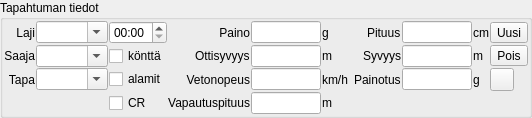
           <widget class="QGroupBox" name="groupBox_7">
            <property name="title">
             <string>Tapahtuman tiedot</string>
            </property>
            <layout class="QVBoxLayout" name="verticalLayout_8">
             <property name="spacing">
              <number>1</number>
             </property>
             <property name="margin">
              <number>1</number>
             </property>
             <item>
              <layout class="QGridLayout" name="gridLayout_2">
               <item row="0" column="0">
                <layout class="QHBoxLayout" name="horizontalLayout_12">
                 <item>
                  <widget class="QLabel" name="label_17">
                   <property name="text">
                    <string>Laji</string>
                   </property>
                   <property name="alignment">
                    <set>Qt::AlignRight|Qt::AlignTrailing|Qt::AlignVCenter</set>
                   </property>
                  </widget>
                 </item>
                 <item>
                  <widget class="QComboBox" name="species">
                   <property name="editable">
                    <bool>true</bool>
                   </property>
                  </widget>
                 </item>
                </layout>
               </item>
               <item row="0" column="1">
                <widget class="QTimeEdit" name="timeEdit">
                 <property name="displayFormat">
                  <string>hh:mm</string>
                 </property>
                </widget>
               </item>
               <item row="0" column="2">
                <layout class="QHBoxLayout" name="horizontalLayout_13">
                 <item>
                  <spacer name="horizontalSpacer_5">
                   <property name="orientation">
                    <enum>Qt::Horizontal</enum>
                   </property>
                   <property name="sizeHint" stdset="0">
                    <size>
                     <width>1</width>
                     <height>1</height>
                    </size>
                   </property>
                  </spacer>
                 </item>
                 <item>
                  <widget class="QLabel" name="label_24">
                   <property name="text">
                    <string>Paino</string>
                   </property>
                   <property name="alignment">
                    <set>Qt::AlignRight|Qt::AlignTrailing|Qt::AlignVCenter</set>
                   </property>
                  </widget>
                 </item>
                 <item>
                  <widget class="QLineEdit" name="weight">
                   <property name="maximumSize">
                    <size>
                     <width>70</width>
                     <height>16777215</height>
                    </size>
                   </property>
                   <property name="inputMask">
                    <string/>
                   </property>
                  </widget>
                 </item>
                </layout>
               </item>
               <item row="1" column="0">
                <layout class="QHBoxLayout" name="horizontalLayout_14">
                 <item>
                  <widget class="QLabel" name="label_20">
                   <property name="text">
                    <string>Saaja</string>
                   </property>
                   <property name="alignment">
                    <set>Qt::AlignRight|Qt::AlignTrailing|Qt::AlignVCenter</set>
                   </property>
                  </widget>
                 </item>
                 <item>
                  <widget class="QComboBox" name="comboBox">
                   <property name="whatsThis">
                    <string>Saaja</string>
                   </property>
                   <property name="editable">
                    <bool>true</bool>
                   </property>
                  </widget>
                 </item>
                </layout>
               </item>
               <item row="1" column="1">
                <layout class="QHBoxLayout" name="horizontalLayout_15">
                 <item>
                  <widget class="QCheckBox" name="checkBox_2">
                   <property name="text">
                    <string>könttä</string>
                   </property>
                  </widget>
                 </item>
                </layout>
               </item>
               <item row="1" column="2">
                <layout class="QHBoxLayout" name="horizontalLayout_16">
                 <item>
                  <spacer name="horizontalSpacer_6">
                   <property name="orientation">
                    <enum>Qt::Horizontal</enum>
                   </property>
                   <property name="sizeHint" stdset="0">
                    <size>
                     <width>1</width>
                     <height>1</height>
                    </size>
                   </property>
                  </spacer>
                 </item>
                 <item>
                  <widget class="QLabel" name="label_22">
                   <property name="text">
                    <string>Ottisyvyys</string>
                   </property>
                  </widget>
                 </item>
                 <item>
                  <widget class="QLineEdit" name="spotdepth">
                   <property name="maximumSize">
                    <size>
                     <width>70</width>
                     <height>16777215</height>
                    </size>
                   </property>
                  </widget>
                 </item>
                </layout>
               </item>
               <item row="2" column="2">
                <layout class="QHBoxLayout" name="horizontalLayout_6">
                 <item>
                  <spacer name="horizontalSpacer_7">
                   <property name="orientation">
                    <enum>Qt::Horizontal</enum>
                   </property>
                   <property name="sizeHint" stdset="0">
                    <size>
                     <width>1</width>
                     <height>1</height>
                    </size>
                   </property>
                  </spacer>
                 </item>
                 <item>
                  <widget class="QLabel" name="label_9">
                   <property name="text">
                    <string>Vetonopeus</string>
                   </property>
                   <property name="alignment">
                    <set>Qt::AlignRight|Qt::AlignTrailing|Qt::AlignVCenter</set>
                   </property>
                  </widget>
                 </item>
                 <item>
                  <widget class="QLineEdit" name="lineEdit_3">
                   <property name="maximumSize">
                    <size>
                     <width>70</width>
                     <height>16777215</height>
                    </size>
                   </property>
                  </widget>
                 </item>
                </layout>
               </item>
               <item row="0" column="4">
                <layout class="QHBoxLayout" name="horizontalLayout_8">
                 <item>
                  <spacer name="horizontalSpacer_8">
                   <property name="orientation">
                    <enum>Qt::Horizontal</enum>
                   </property>
                   <property name="sizeHint" stdset="0">
                    <size>
                     <width>1</width>
                     <height>1</height>
                    </size>
                   </property>
                  </spacer>
                 </item>
                 <item>
                  <widget class="QLabel" name="label_25">
                   <property name="text">
                    <string>Pituus</string>
                   </property>
                  </widget>
                 </item>
                 <item>
                  <widget class="QLineEdit" name="length">
                   <property name="maximumSize">
                    <size>
                     <width>70</width>
                     <height>16777215</height>
                    </size>
                   </property>
                  </widget>
                 </item>
                </layout>
               </item>
               <item row="1" column="4">
                <layout class="QHBoxLayout" name="horizontalLayout_17">
                 <item>
                  <spacer name="horizontalSpacer_9">
                   <property name="orientation">
                    <enum>Qt::Horizontal</enum>
                   </property>
                   <property name="sizeHint" stdset="0">
                    <size>
                     <width>1</width>
                     <height>1</height>
                    </size>
                   </property>
                  </spacer>
                 </item>
                 <item>
                  <widget class="QLabel" name="label_23">
                   <property name="text">
                    <string>Syvyys</string>
                   </property>
                  </widget>
                 </item>
                 <item>
                  <widget class="QLineEdit" name="lineEdit">
                   <property name="maximumSize">
                    <size>
                     <width>70</width>
                     <height>16777215</height>
                    </size>
                   </property>
                  </widget>
                 </item>
                </layout>
               </item>
               <item row="2" column="0">
                <layout class="QHBoxLayout" name="horizontalLayout_26">
                 <item>
                  <widget class="QLabel" name="label_15">
                   <property name="text">
                    <string>Tapa</string>
                   </property>
                   <property name="alignment">
                    <set>Qt::AlignRight|Qt::AlignTrailing|Qt::AlignVCenter</set>
                   </property>
                  </widget>
                 </item>
                 <item>
                  <widget class="QComboBox" name="method">
                   <property name="editable">
                    <bool>true</bool>
                   </property>
                  </widget>
                 </item>
                </layout>
               </item>
               <item row="2" column="4">
                <layout class="QHBoxLayout" name="horizontalLayout_27">
                 <item>
                  <spacer name="horizontalSpacer_10">
                   <property name="orientation">
                    <enum>Qt::Horizontal</enum>
                   </property>
                   <property name="sizeHint" stdset="0">
                    <size>
                     <width>1</width>
                     <height>1</height>
                    </size>
                   </property>
                  </spacer>
                 </item>
                 <item>
                  <widget class="QLabel" name="label_26">
                   <property name="text">
                    <string>Painotus</string>
                   </property>
                  </widget>
                 </item>
                 <item>
                  <widget class="QLineEdit" name="lineEdit_2">
                   <property name="maximumSize">
                    <size>
                     <width>70</width>
                     <height>16777215</height>
                    </size>
                   </property>
                  </widget>
                 </item>
                </layout>
               </item>
               <item row="0" column="6">
                <widget class="QToolButton" name="new_fish">
                 <property name="toolTip">
                  <string>Lisää</string>
                 </property>
                 <property name="text">
                  <string>Uusi</string>
                 </property>
                 <property name="icon">
                  <iconset resource="resources.qrc">
                   <normaloff>:/res/list-add.png</normaloff>:/res/list-add.png</iconset>
                 </property>
                 <property name="iconSize">
                  <size>
                   <width>16</width>
                   <height>16</height>
                  </size>
                 </property>
                 <property name="shortcut">
                  <string>Ins</string>
                 </property>
                 <property name="checkable">
                  <bool>false</bool>
                 </property>
                 <property name="popupMode">
                  <enum>QToolButton::DelayedPopup</enum>
                 </property>
                 <property name="toolButtonStyle">
                  <enum>Qt::ToolButtonIconOnly</enum>
                 </property>
                 <property name="autoRaise">
                  <bool>false</bool>
                 </property>
                 <property name="arrowType">
                  <enum>Qt::NoArrow</enum>
                 </property>
                </widget>
               </item>
               <item row="1" column="6">
                <widget class="QToolButton" name="del_fish">
                 <property name="toolTip">
                  <string>Poista / Tyhjennä kentät</string>
                 </property>
                 <property name="text">
                  <string>Pois</string>
                 </property>
                 <property name="icon">
                  <iconset resource="resources.qrc">
                   <normaloff>:/res/list-remove.png</normaloff>:/res/list-remove.png</iconset>
                 </property>
                 <property name="iconSize">
                  <size>
                   <width>16</width>
                   <height>16</height>
                  </size>
                 </property>
                 <property name="shortcut">
                  <string>Del</string>
                 </property>
                </widget>
               </item>
               <item row="0" column="3">
                <widget class="QLabel" name="label_2">
                 <property name="text">
                  <string>g</string>
                 </property>
                </widget>
               </item>
               <item row="1" column="3">
                <widget class="QLabel" name="label_5">
                 <property name="text">
                  <string>m</string>
                 </property>
                </widget>
               </item>
               <item row="2" column="3">
                <widget class="QLabel" name="label_4">
                 <property name="text">
                  <string>km/h </string>
                 </property>
                </widget>
               </item>
               <item row="0" column="5">
                <widget class="QLabel" name="label_3">
                 <property name="text">
                  <string>cm</string>
                 </property>
                </widget>
               </item>
               <item row="1" column="5">
                <widget class="QLabel" name="label_21">
                 <property name="text">
                  <string>m</string>
                 </property>
                </widget>
               </item>
               <item row="2" column="5">
                <widget class="QLabel" name="label_27">
                 <property name="text">
                  <string>g</string>
                 </property>
                </widget>
               </item>
               <item row="3" column="2">
                <layout class="QHBoxLayout" name="horizontalLayout_5">
                 <item>
                  <widget class="QLabel" name="label_14">
                   <property name="text">
                    <string>Vapautuspituus</string>
                   </property>
                   <property name="alignment">
                    <set>Qt::AlignRight|Qt::AlignTrailing|Qt::AlignVCenter</set>
                   </property>
                  </widget>
                 </item>
                 <item>
                  <widget class="QLineEdit" name="lineEdit_4">
                   <property name="maximumSize">
                    <size>
                     <width>70</width>
                     <height>16777215</height>
                    </size>
                   </property>
                  </widget>
                 </item>
                </layout>
               </item>
               <item row="3" column="3">
                <widget class="QLabel" name="label_7">
                 <property name="text">
                  <string>m</string>
                 </property>
                </widget>
               </item>
               <item row="3" column="4">
                <layout class="QHBoxLayout" name="horizontalLayout_11"/>
               </item>
               <item row="3" column="0">
                <layout class="QHBoxLayout" name="horizontalLayout_18"/>
               </item>
               <item row="3" column="1">
                <widget class="QCheckBox" name="checkBox">
                 <property name="text">
                  <string>CR</string>
                 </property>
                </widget>
               </item>
               <item row="2" column="1">
                <widget class="QCheckBox" name="undersize">
                 <property name="text">
                  <string>alamit</string>
                 </property>
                </widget>
               </item>
               <item row="2" column="6">
                <widget class="QToolButton" name="clear_fish">
                 <property name="text">
                  <string/>
                 </property>
                 <property name="icon">
                  <iconset resource="resources.qrc">
                   <normaloff>:/res/edit-clear.png</normaloff>:/res/edit-clear.png</iconset>
                 </property>
                 <property name="iconSize">
                  <size>
                   <width>16</width>
                   <height>16</height>
                  </size>
                 </property>
                </widget>
               </item>
              </layout>
             </item>
            </layout>
           </widget>
